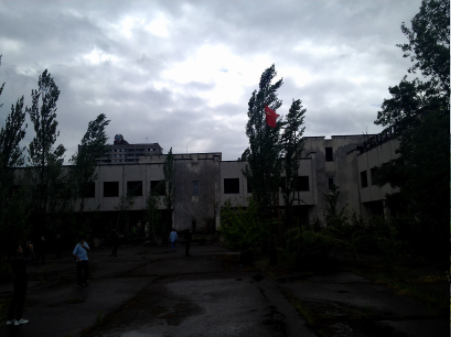
%> input picture CVFA Assignment/CVFA Assignment/Task 3/fig1.PNG, 451 x 339 px
$ octave cvfa_task3.m   (GNU Octave 9; MATLAB toolbox functions it lacks are replaced by stand-ins)
%> lines starting %> are read from the running program, lines starting %| are printed output that depends on the picture
% Task 3 - A

% 19ucs005 - Prasanna Mishra

a=imread('fig1.png');
%> a is the input picture: size 339x451x3 uint8; mean R, G, B 81.5, 85.7, 89.9
b=imread('fig2.jpg');
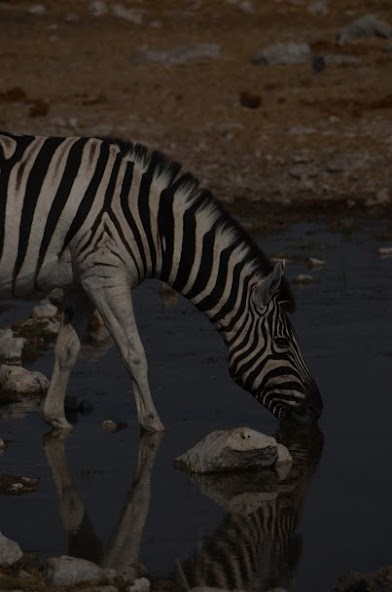
%> input picture CVFA Assignment/CVFA Assignment/Task 3/fig2.jpg, 392 x 592 px
%> b is the input picture: size 592x392x3 uint8; mean R, G, B 44.3, 38.1, 33.6
c=imadjust(a,[],[],0.5);
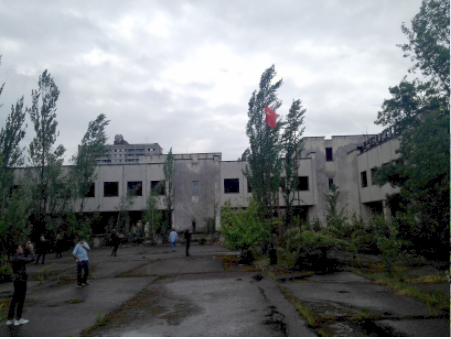
%> c: size 339x451x3 uint8; mean R, G, B 116.2, 120.4, 121.7
d=imadjust(b,[0 0 0;0.35 0.35 0.35],[]);
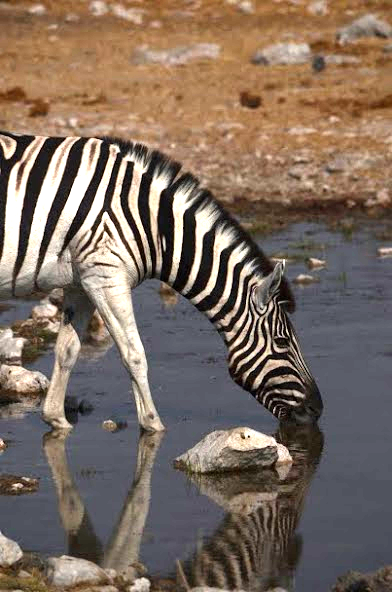
%> d: size 592x392x3 uint8; mean R, G, B 125, 108.2, 95.6
imshowpair(a,c,"montage");
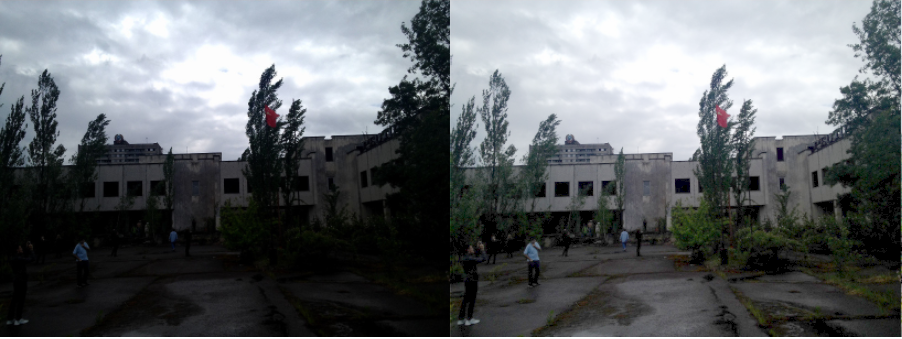
%> displayed picture: size 339x902x3, on the screen's scale of 0 to 255; mean R, G, B 98.9, 103.1, 105.8
title('Enhancement using gamma correction 19ucs005 - Prasanna Mishra');
figure;
imshowpair(b,d,"montage");
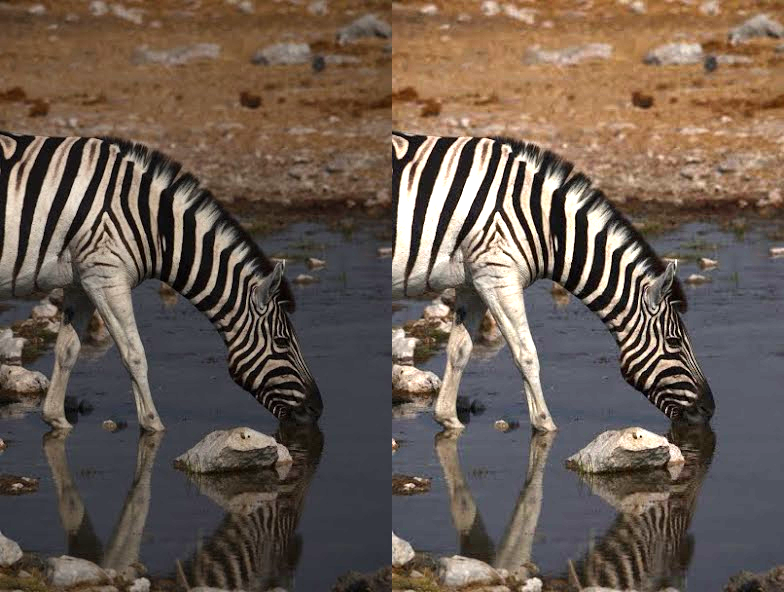
%> displayed picture: size 592x784x3, on the screen's scale of 0 to 255; mean R, G, B 106.1, 91.5, 80.8
title('Enhancement using gamma correction 19ucs005 - Prasanna Mishra');
